Frame 1 (no input): blank canvas, image omitted
Frame 60 (no input): blank canvas, image omitted
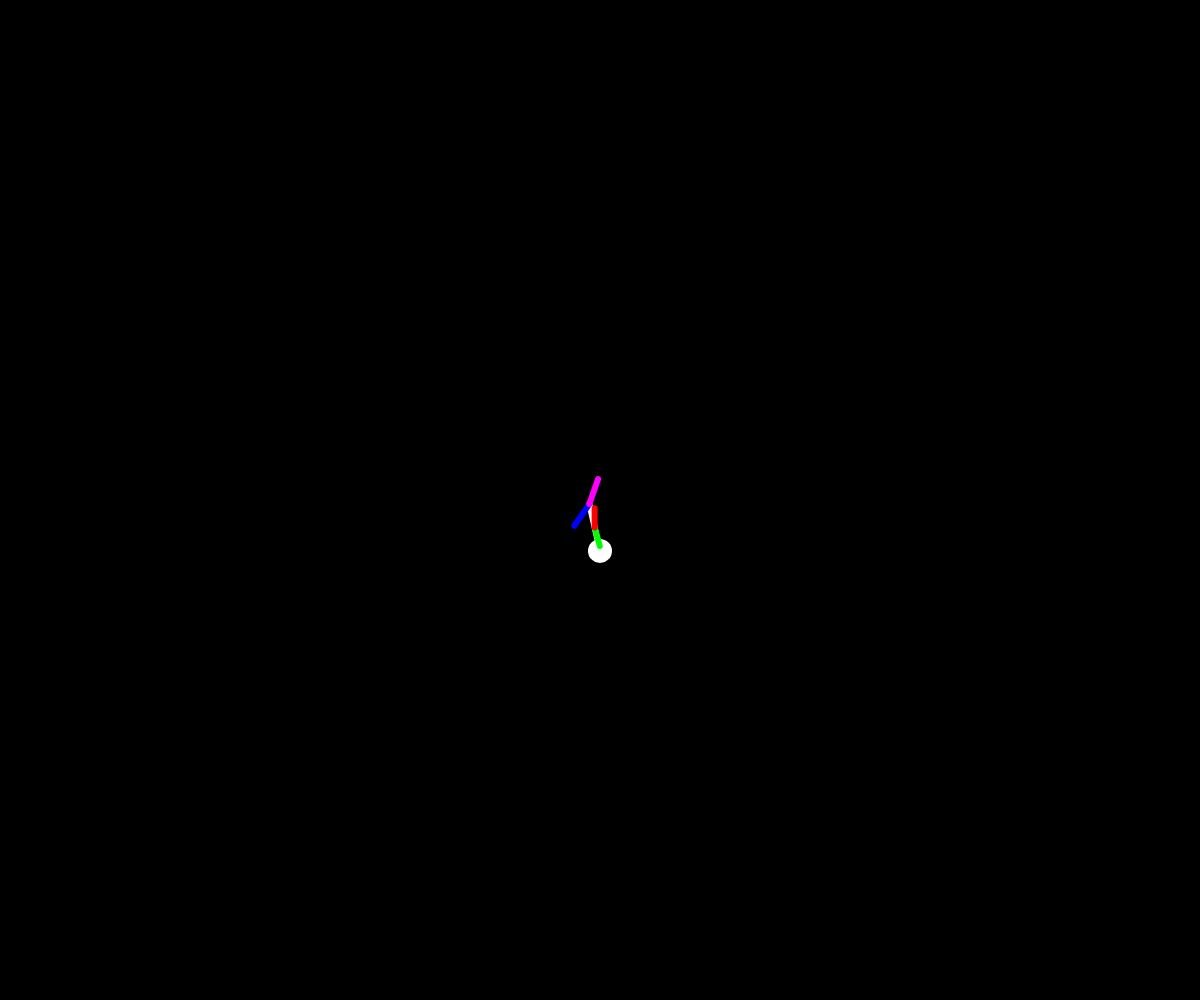
Frame 120 (the mouse pressed at the canvas centre since frame 60)

The p5.js sketch whose frames 1 and 60 were blank and that drew this single picture after the mouse press (run headless with seeded random() and noise() and a simulated clock; from frame 60 on, the mouse is pressed at the canvas centre):

// p5.js sketch
// ── sketch.js
let figures = [];

function setup() {
  createCanvas(innerWidth, innerHeight);
}

function draw() {
  background(0);

  figures.forEach(f => {
    f.update();
    f.draw();
  })
}

function windowResized() {
  resizeCanvas(innerWidth, innerHeight);
}

function mousePressed() {
  figures.push(new Figure(mouseX, mouseY));
}

class Figure {


  constructor(x, y) {
    this.pos = createVector(x, y);
    this.vel = createVector(0, 0.8175);
    this.acc = createVector(0, 0.001);
    this.size = 24;
    this.strokeWeight = this.size/4;

    this.angles = {
      torso: random(TWO_PI),
      leftArm: random(TWO_PI),
      rightArm: random(TWO_PI),
      leftLeg: random(TWO_PI),
      rightLeg: random(TWO_PI)
    }

    this.torso = createVector(this.size * 2 * cos(this.angles.torso),
                              this.size * 2 * sin(this.angles.torso));
    

    // ARMS
    this.armAnchor = p5.Vector.lerp(this.torso, createVector(0, 0), 0.5);
    
    this.leftArm = createVector(this.size * 0.8 * cos(this.angles.leftArm),
                                this.size * 0.8 * sin(this.angles.leftArm));
  
    this.rightArm = createVector(this.size * 0.8 * cos(this.angles.rightArm),
                                 this.size * 0.8 * sin(this.angles.rightArm));

    


    // LEGS

    this.legAnchor = createVector(this.torso.x, this.torso.y);

    this.leftLeg = createVector(this.size * 1.1 * cos(this.angles.leftLeg),
                                this.size * 1.1 * sin(this.angles.leftLeg));

    this.rightLeg = createVector(this.size * 1.1 * cos(this.angles.rightLeg),
                                 this.size * 1.1 * sin(this.angles.rightLeg));
  }

  update() {

    this.vel.add(this.acc);

    this.pos.add(this.vel);

    if(this.pos.y > height + (this.size * 3)) {
      this.pos.y = -this.size*3;
    }

  }

  draw() {
    push();

      translate(this.pos.x, this.pos.y);

      // head
      fill(255);
      noStroke();
      ellipse(0, 0, this.size);


      // torso
      stroke(255);
      strokeWeight(this.strokeWeight);
      line(0, 0, this.torso.x, this.torso.y);

      // arms
      push()
        translate(this.armAnchor.x, this.armAnchor.y)
        stroke(0, 255, 0);
        line(0, 0, this.leftArm.x, this.leftArm.y);
        stroke(255, 0, 0);
        line(0, 0, this.rightArm.x, this.rightArm.y);
      pop();

      // legs
      push()
        translate(this.legAnchor.x, this.legAnchor.y)
        stroke(0, 0, 255);
        line(0, 0, this.leftLeg.x, this.leftLeg.y);
        stroke(255, 0, 255);
        line(0, 0, this.rightLeg.x, this.rightLeg.y);
      pop();

    pop();
  }
}
// ── style.css
* {
    margin: 0;
    padding: 0;
    box-sizing: border-box;
}

canvas {
    display: block;
    /
}
